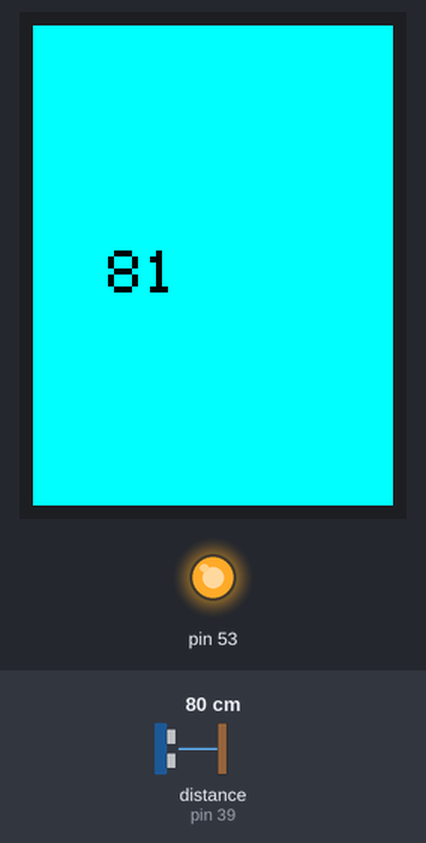
The sketch below on a simulated Arduino Mega 2560, built with avr-gcc and run on an emulated ATmega2560. Parts: 240×320 colour display, output pins drawn as LEDs (lit = HIGH). The test bench sets the inputs (shaded band); at power-on: distance to the obstacle (sensor on pin 39) 80 cm. The echo pulse lasts 58.3 µs per cm; what the sketch prints to the serial monitor is not drawn.

Above: at 2.4 s.
2.5 s: distance to the obstacle (sensor on pin 39) set to 2 cm
At 2.87 s:
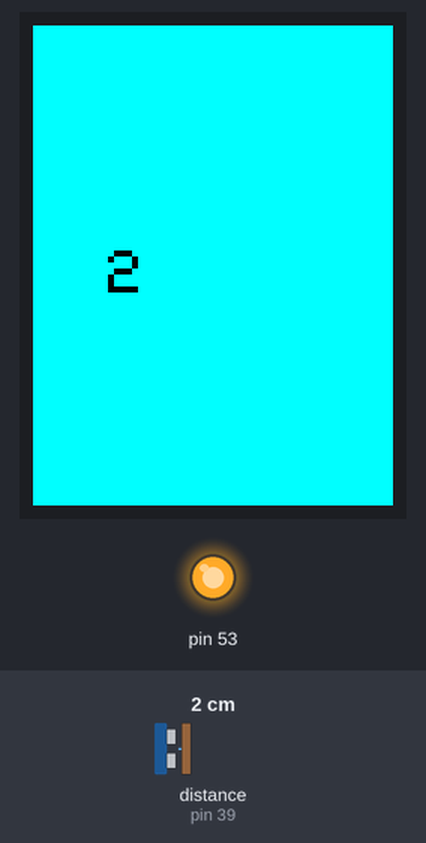
4.1 s: distance to the obstacle (sensor on pin 39) set to 4 cm
At 4.48 s:
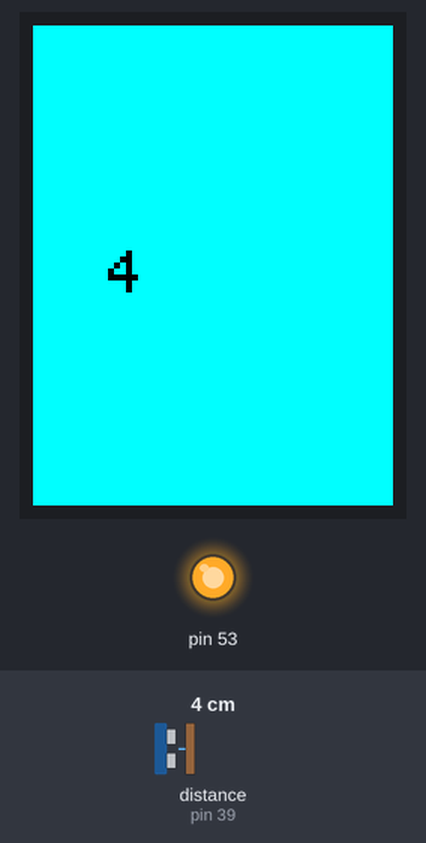
5.7 s: distance to the obstacle (sensor on pin 39) set to 9 cm
At 6.1 s:
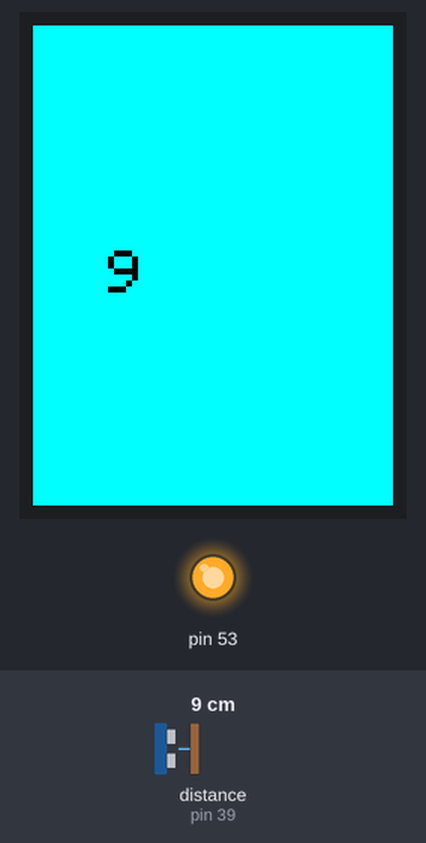
Timing chart, 0 to 8.7 s (numbered marks = the images above; inputs shaded):
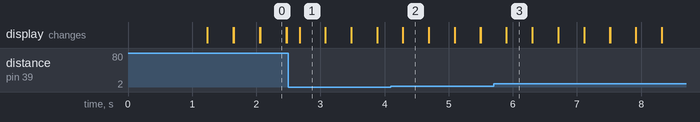

The sketch:

Sonor_with_griphaic_lcd.ino
```cpp
#include <Adafruit_GFX.h>    // Core graphics library
#include <Adafruit_TFTLCD.h>
#include <NewPing.h>

#define TRIGGER_PIN  31  // Arduino pin tied to trigger pin on the ultrasonic sensor.
#define ECHO_PIN     39  // Arduino pin tied to echo pin on the ultrasonic sensor.
#define MAX_DISTANCE 200 // Maximum distance we want to ping for (in centimeters). Maximum sensor distance is rated at 400-500cm.

#define LCD_CS A3 // Chip Select goes to Analog 3
#define LCD_CD A2 // Command/Data goes to Analog 2
#define LCD_WR A1 // LCD Write goes to Analog 1
#define LCD_RD A0 // LCD Read goes to Analog 0

#define LCD_RESET A4 // Can alternately just connect to Arduino's reset pin


// Assign human-readable names to some common 16-bit color values:
#define BLACK   0x0000
#define BLUE    0x001F
#define RED     0xF800
#define GREEN   0x07E0
#define CYAN    0x07FF
#define MAGENTA 0xF81F
#define YELLOW  0xFFE0
#define WHITE   0xFFFF

Adafruit_TFTLCD tft(LCD_CS, LCD_CD, LCD_WR, LCD_RD, LCD_RESET);
NewPing sonar(TRIGGER_PIN, ECHO_PIN, MAX_DISTANCE); // NewPing setup of pins and maximum distance.

void setup() {

Serial.begin(9600);
tft.reset();

 uint16_t identifier = tft.readID();

 // if (identifier == 0x0101)
  //  identifier = 0x9341;

  identifier = 0x9481;

tft.begin(identifier);
tft.fillScreen(CYAN);

delay(1000);
pinMode(53,OUTPUT);
digitalWrite(53,HIGH);
}

long i;
 int value;
void loop() {
  // put your main code here, to run repeatedly:


//for(int a=0;a<10;a++)
//{
//  tft.setCursor(a*30,100);
//  tft.setTextSize(3);
//  tft.setTextColor(RED);
//
//  tft.print(a);
//  delay(800);
//  }


 value=sonar.ping_cm();
  tft.setCursor(50,150);
  tft.setTextSize(4);
  tft.setTextColor(BLACK);
  Serial.println(value);
  tft.print(value);
  delay(200);
  tft.setCursor(50,150);
  tft.setTextSize(4);
  tft.setTextColor(CYAN);
  tft.print(value);
}
```

Measured:
- after the input at 2.5 s, the display: changes after 0.17 s (image 1)
- after the input at 4.1 s, the display: first differs from a run without the input after 0.19 s (image 2)
- after the input at 5.7 s, the display: first differs from a run without the input after 0.20 s (image 3)
- what the display in image 0 shows lasts 0.4 s, from 2.1 s to 2.5 s
